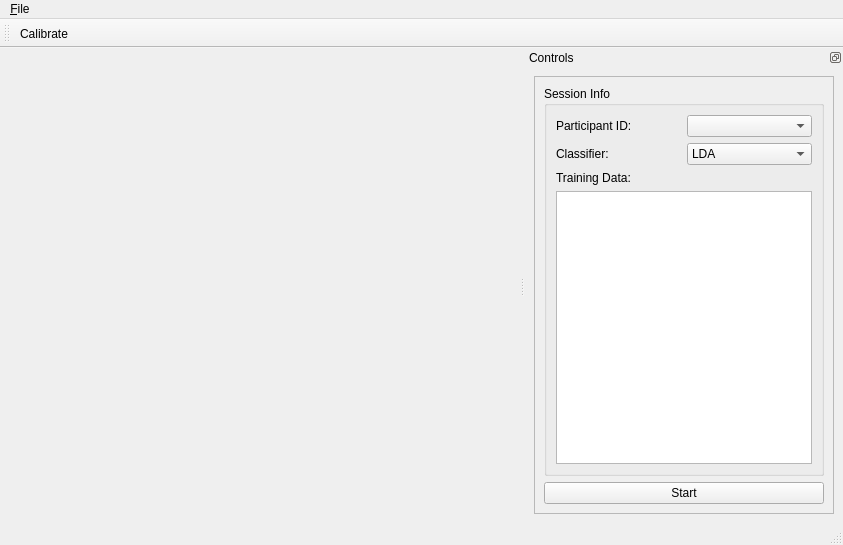
<?xml version="1.0" encoding="UTF-8"?>
<ui version="4.0">
 <class>MainWindow</class>
 <widget class="QMainWindow" name="MainWindow">
  <property name="geometry">
   <rect>
    <x>0</x>
    <y>0</y>
    <width>843</width>
    <height>545</height>
   </rect>
  </property>
  <property name="windowTitle">
   <string>MainWindow</string>
  </property>
  <widget class="QWidget" name="centralwidget">
   <layout class="QGridLayout" name="gridLayout">
    <item row="0" column="0">
     <widget class="GestureView" name="gestureDisplayLabel">
      <property name="sizePolicy">
       <sizepolicy hsizetype="Ignored" vsizetype="Ignored">
        <horstretch>0</horstretch>
        <verstretch>0</verstretch>
       </sizepolicy>
      </property>
      <property name="text">
       <string/>
      </property>
      <property name="scaledContents">
       <bool>false</bool>
      </property>
      <property name="alignment">
       <set>Qt::AlignCenter</set>
      </property>
     </widget>
    </item>
   </layout>
  </widget>
  <widget class="QMenuBar" name="menubar">
   <property name="geometry">
    <rect>
     <x>0</x>
     <y>0</y>
     <width>843</width>
     <height>22</height>
    </rect>
   </property>
   <widget class="QMenu" name="menu_File">
    <property name="title">
     <string>&amp;File</string>
    </property>
    <addaction name="action_Quit"/>
   </widget>
   <addaction name="menu_File"/>
  </widget>
  <widget class="QStatusBar" name="statusbar"/>
  <widget class="QDockWidget" name="mainDock">
   <property name="sizePolicy">
    <sizepolicy hsizetype="Preferred" vsizetype="Preferred">
     <horstretch>0</horstretch>
     <verstretch>0</verstretch>
    </sizepolicy>
   </property>
   <property name="features">
    <set>QDockWidget::DockWidgetFloatable|QDockWidget::DockWidgetMovable</set>
   </property>
   <property name="allowedAreas">
    <set>Qt::LeftDockWidgetArea|Qt::RightDockWidgetArea</set>
   </property>
   <property name="windowTitle">
    <string>Controls</string>
   </property>
   <attribute name="dockWidgetArea">
    <number>2</number>
   </attribute>
   <widget class="QWidget" name="mainDockContents">
    <layout class="QGridLayout" name="gridLayout_2">
     <item row="0" column="0">
      <widget class="QScrollArea" name="mainDockScrollArea">
       <property name="sizePolicy">
        <sizepolicy hsizetype="Expanding" vsizetype="Expanding">
         <horstretch>0</horstretch>
         <verstretch>0</verstretch>
        </sizepolicy>
       </property>
       <property name="frameShape">
        <enum>QFrame::StyledPanel</enum>
       </property>
       <property name="frameShadow">
        <enum>QFrame::Plain</enum>
       </property>
       <property name="horizontalScrollBarPolicy">
        <enum>Qt::ScrollBarAsNeeded</enum>
       </property>
       <property name="widgetResizable">
        <bool>true</bool>
       </property>
       <widget class="QWidget" name="mainDockScrollContents">
        <property name="geometry">
         <rect>
          <x>0</x>
          <y>0</y>
          <width>285</width>
          <height>427</height>
         </rect>
        </property>
        <layout class="QGridLayout" name="gridLayout_3">
         <item row="1" column="0">
          <widget class="QPushButton" name="startButton">
           <property name="text">
            <string>Start</string>
           </property>
          </widget>
         </item>
         <item row="0" column="0">
          <widget class="QGroupBox" name="sessionInfoBox">
           <property name="title">
            <string>Session Info</string>
           </property>
           <layout class="QGridLayout" name="gridLayout_4">
            <item row="2" column="0">
             <layout class="QVBoxLayout" name="verticalLayout">
              <item>
               <widget class="QLabel" name="trainingLabel">
                <property name="text">
                 <string>Training Data:</string>
                </property>
               </widget>
              </item>
              <item>
               <widget class="QListWidget" name="trainingList">
                <property name="sizePolicy">
                 <sizepolicy hsizetype="Expanding" vsizetype="Expanding">
                  <horstretch>0</horstretch>
                  <verstretch>0</verstretch>
                 </sizepolicy>
                </property>
                <property name="showDropIndicator" stdset="0">
                 <bool>false</bool>
                </property>
                <property name="alternatingRowColors">
                 <bool>false</bool>
                </property>
                <property name="selectionMode">
                 <enum>QAbstractItemView::NoSelection</enum>
                </property>
                <property name="resizeMode">
                 <enum>QListView::Fixed</enum>
                </property>
               </widget>
              </item>
             </layout>
            </item>
            <item row="0" column="0">
             <layout class="QHBoxLayout" name="horizontalLayout">
              <item>
               <widget class="QLabel" name="pidLabel">
                <property name="text">
                 <string>Participant ID:</string>
                </property>
               </widget>
              </item>
              <item>
               <widget class="QComboBox" name="pidComboBox"/>
              </item>
             </layout>
            </item>
            <item row="1" column="0">
             <layout class="QHBoxLayout" name="horizontalLayout_2">
              <item>
               <widget class="QLabel" name="classifierLabel">
                <property name="text">
                 <string>Classifier:</string>
                </property>
               </widget>
              </item>
              <item>
               <widget class="QComboBox" name="classifierComboBox">
                <item>
                 <property name="text">
                  <string>LDA</string>
                 </property>
                </item>
                <item>
                 <property name="text">
                  <string>SVM</string>
                 </property>
                </item>
               </widget>
              </item>
             </layout>
            </item>
           </layout>
          </widget>
         </item>
        </layout>
       </widget>
      </widget>
     </item>
    </layout>
   </widget>
  </widget>
  <widget class="QToolBar" name="toolBar">
   <property name="windowTitle">
    <string>toolBar</string>
   </property>
   <attribute name="toolBarArea">
    <enum>TopToolBarArea</enum>
   </attribute>
   <attribute name="toolBarBreak">
    <bool>false</bool>
   </attribute>
   <addaction name="actionCalibrate"/>
  </widget>
  <action name="action_Quit">
   <property name="icon">
    <iconset theme="application-exit"/>
   </property>
   <property name="text">
    <string>&amp;Quit</string>
   </property>
   <property name="shortcut">
    <string>Ctrl+Q</string>
   </property>
  </action>
  <action name="actionNew">
   <property name="icon">
    <iconset theme="window-new"/>
   </property>
   <property name="text">
    <string>&amp;New</string>
   </property>
   <property name="shortcut">
    <string>Ctrl+N</string>
   </property>
  </action>
  <action name="actionCalibrate">
   <property name="text">
    <string>Calibrate</string>
   </property>
   <property name="toolTip">
    <string>Calibrate input signals</string>
   </property>
  </action>
 </widget>
 <customwidgets>
  <customwidget>
   <class>GestureView</class>
   <extends>QLabel</extends>
   <header>pygesture.ui.widgets</header>
  </customwidget>
 </customwidgets>
 <resources/>
 <connections>
  <connection>
   <sender>action_Quit</sender>
   <signal>triggered()</signal>
   <receiver>MainWindow</receiver>
   <slot>close()</slot>
   <hints>
    <hint type="sourcelabel">
     <x>-1</x>
     <y>-1</y>
    </hint>
    <hint type="destinationlabel">
     <x>421</x>
     <y>272</y>
    </hint>
   </hints>
  </connection>
 </connections>
</ui>
